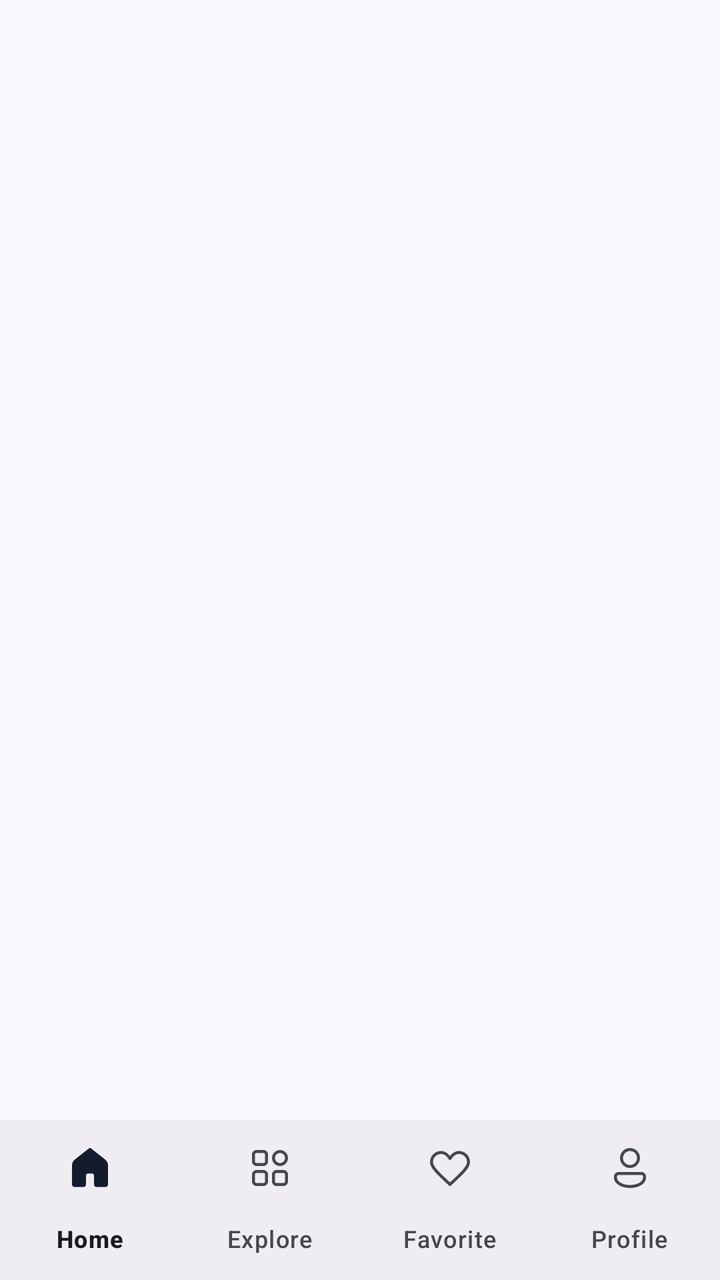
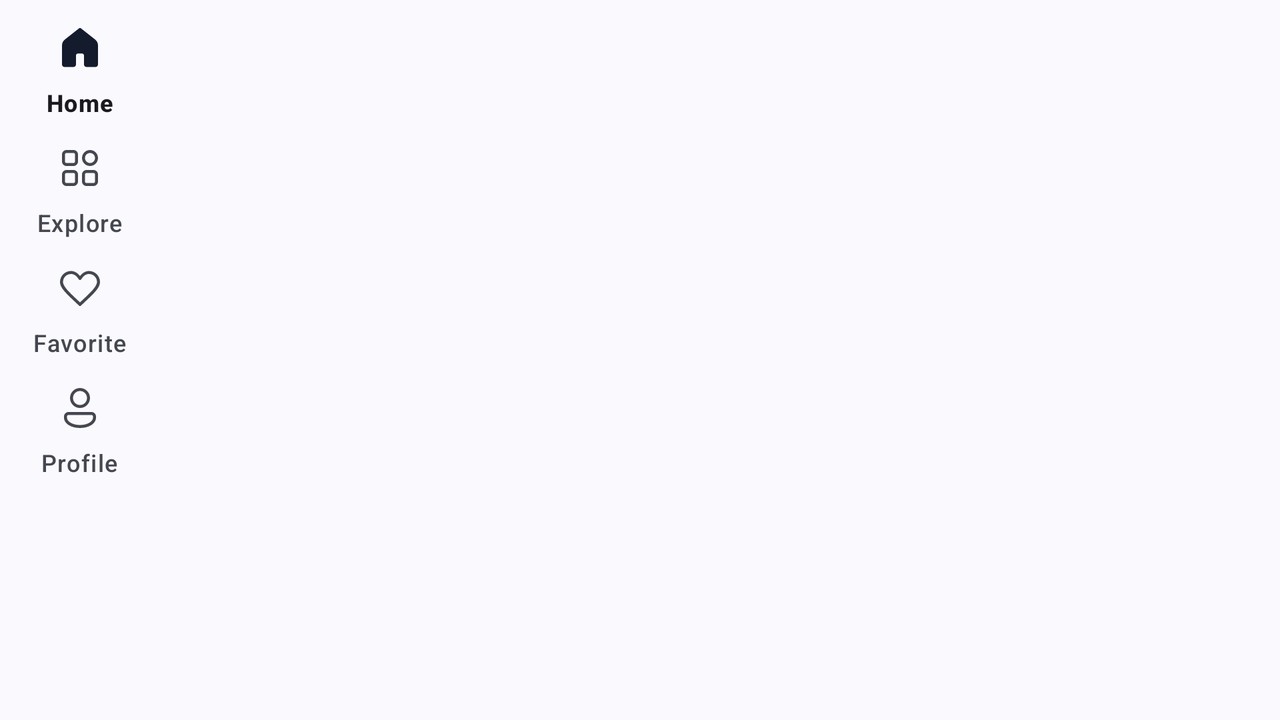

Two renders of one Android screen. The first uses the default layout on a phone; the second uses the alternative layout the repository ships for a different screen configuration, on a matching device. The two XML files are below.
<!-- AndroidManifest.xml: application theme Theme.MocoComic -->
<!-- res/layout/fragment_dashboard.xml -->
<?xml version="1.0" encoding="utf-8"?>
<androidx.constraintlayout.widget.ConstraintLayout xmlns:android="http://schemas.android.com/apk/res/android"
    xmlns:app="http://schemas.android.com/apk/res-auto"
    xmlns:tools="http://schemas.android.com/tools"
    android:layout_width="match_parent"
    android:layout_height="match_parent"
    android:fitsSystemWindows="true"
    tools:context=".presentation.dashboard.DashboardFragment">

    <androidx.fragment.app.FragmentContainerView
        android:id="@+id/navHostDashboard"
        android:layout_width="0dp"
        android:layout_height="0dp"
        app:layout_constraintBottom_toTopOf="@id/bottomNavView"
        app:layout_constraintEnd_toEndOf="parent"
        app:layout_constraintStart_toStartOf="parent"
        app:layout_constraintTop_toTopOf="parent" />

    <com.google.android.material.bottomnavigation.BottomNavigationView
        android:id="@+id/bottomNavView"
        android:layout_width="match_parent"
        android:layout_height="wrap_content"
        android:layout_gravity="bottom"
        app:itemIconSize="@dimen/dp_24"
        app:labelVisibilityMode="labeled"
        app:layout_constraintBottom_toBottomOf="parent"
        app:layout_constraintEnd_toEndOf="parent"
        app:layout_constraintStart_toStartOf="parent"
        app:menu="@menu/dashboard_navigation" />
</androidx.constraintlayout.widget.ConstraintLayout>
<!-- resources referenced by this layout -->
<resources>
  <dimen name="dp_24">24dp</dimen>
  <!-- from res/values-v33/ -->
  <style name="Theme.MocoComic" parent="Theme.Material3.DynamicColors.DayNight.NoActionBar">
          
          <item name="android:statusBarColor">@android:color/transparent</item>
          <item name="android:windowTranslucentStatus">false</item>
          
          <item name="android:windowSplashScreenBackground">?colorSurface</item>
          <item name="android:windowSplashScreenAnimatedIcon">@drawable/avd_splash</item>
          <item name="android:windowSplashScreenAnimationDuration">1000</item>
          <item name="postSplashScreenTheme">@style/Theme.MocoComic</item>
          <item name="android:windowSplashScreenBehavior">icon_preferred</item>
  
      </style>
  <!-- drawable avd_splash: vector/xml drawable (drawable, 7125 chars, omitted) -->
</resources>
<!-- res/layout-w600dp/fragment_dashboard.xml (the repository's variant of the layout above) -->
<!-- drawn on the phone turned sideways -->
<?xml version="1.0" encoding="utf-8"?>
<androidx.constraintlayout.widget.ConstraintLayout xmlns:android="http://schemas.android.com/apk/res/android"
    xmlns:app="http://schemas.android.com/apk/res-auto"
    android:layout_width="match_parent"
    android:layout_height="match_parent"
    android:fitsSystemWindows="true">

    <com.google.android.material.navigationrail.NavigationRailView
        android:id="@+id/nav_view"
        android:layout_width="wrap_content"
        android:layout_height="match_parent"
        app:labelVisibilityMode="labeled"
        app:layout_constraintBottom_toBottomOf="parent"
        app:layout_constraintStart_toStartOf="parent"
        app:layout_constraintTop_toTopOf="parent"
        app:menu="@menu/dashboard_navigation" />

    <androidx.fragment.app.FragmentContainerView
        android:id="@+id/navHostDashboard"
        android:layout_width="0dp"
        android:layout_height="0dp"
        app:defaultNavHost="true"
        app:layout_constraintBottom_toBottomOf="parent"
        app:layout_constraintEnd_toEndOf="parent"
        app:layout_constraintStart_toEndOf="@id/nav_view"
        app:layout_constraintTop_toTopOf="parent" />
</androidx.constraintlayout.widget.ConstraintLayout>
<!-- resources referenced by the variant -->
<!-- as the phone turned sideways resolves them -->
<resources>
  <!-- from res/values-v33/ -->
  <style name="Theme.MocoComic" parent="Theme.Material3.DynamicColors.DayNight.NoActionBar">
          
          <item name="android:statusBarColor">@android:color/transparent</item>
          <item name="android:windowTranslucentStatus">false</item>
          
          <item name="android:windowSplashScreenBackground">?colorSurface</item>
          <item name="android:windowSplashScreenAnimatedIcon">@drawable/avd_splash</item>
          <item name="android:windowSplashScreenAnimationDuration">1000</item>
          <item name="postSplashScreenTheme">@style/Theme.MocoComic</item>
          <item name="android:windowSplashScreenBehavior">icon_preferred</item>
  
      </style>
  <!-- drawable avd_splash: vector/xml drawable (drawable, 7125 chars, omitted) -->
</resources>
